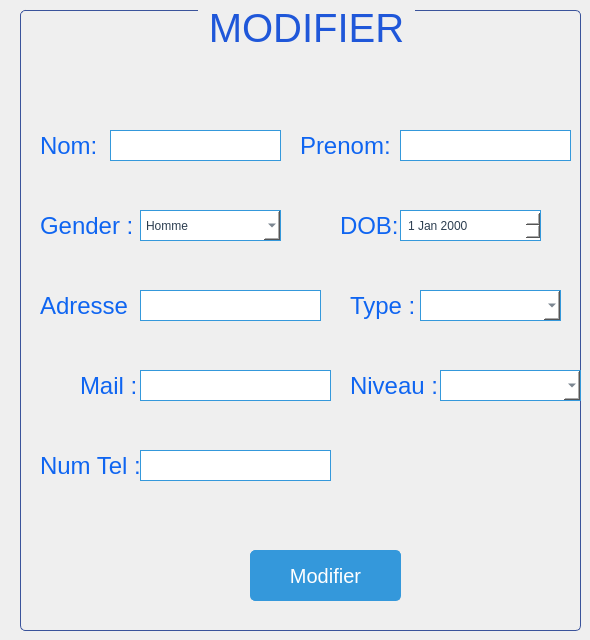
            <widget class="QWidget" name="page_35">
             <widget class="QGroupBox" name="groupBox_25">
              <property name="geometry">
               <rect>
                <x>20</x>
                <y>0</y>
                <width>561</width>
                <height>631</height>
               </rect>
              </property>
              <property name="styleSheet">
               <string notr="true">QGroupBox {
    border: 1px solid #3a539b; /* Darker blue */
    border-radius: 5px;
    margin-top: 10px;
	font-size:40px;
}

QGroupBox::title {
    subcontrol-origin: margin;
    subcontrol-position: top center;
    padding: 5px;
color: #1F57D9;
    font-weight: bold;
}

QLabel {
    color: #0F65F1; /* Medium blue */
    font-size: 24px; /* Larger font size */
    font-family: &quot;Candara&quot;, sans-serif; /* Different font family */
}

QComboBox {
    background-color: #ffffff; /* Light white background */
    border: 1px solid #3498db; /* Medium blue */
    padding: 5px;
    color: #2c3e50; /* Dark gray text */
    selection-background-color: #3498db; /* Medium blue */
}

QLineEdit {
    background-color: #ffffff; /* Light white background */
    border: 1px solid #3498db; /* Medium blue */
    padding: 5px;
    color: #2c3e50; /* Dark gray text */
}

QDateEdit {
    background-color: #ffffff; /* Light white background */
    border: 1px solid #3498db; /* Medium blue */
    padding: 5px;
    color: #2c3e50; /* Dark gray text */
}

QPushButton {
    background-color: #3498db; /* Medium blue */
    color: #ffffff; /* White text */
    border: 1px solid #3498db; /* Medium blue */
    padding: 12px 24px; /* Larger padding */
    border-radius: 5px;
    font-family: &quot;Cambria&quot;, serif; /* Different font family */
    font-size: 20px; /* Larger font size */
}

QPushButton:hover {
    background-color: #2980b9; /* Darker hover color */
    border: 1px solid #2980b9; /* Darker hover color */
}
</string>
              </property>
              <property name="title">
               <string>MODIFIER</string>
              </property>
              <widget class="QLineEdit" name="nom_cli_modif">
               <property name="geometry">
                <rect>
                 <x>90</x>
                 <y>130</y>
                 <width>171</width>
                 <height>31</height>
                </rect>
               </property>
              </widget>
              <widget class="QLineEdit" name="prenom_cli_modif">
               <property name="geometry">
                <rect>
                 <x>380</x>
                 <y>130</y>
                 <width>171</width>
                 <height>31</height>
                </rect>
               </property>
              </widget>
              <widget class="QLabel" name="label_141">
               <property name="geometry">
                <rect>
                 <x>20</x>
                 <y>130</y>
                 <width>71</width>
                 <height>31</height>
                </rect>
               </property>
               <property name="styleSheet">
                <string notr="true"/>
               </property>
               <property name="text">
                <string>Nom:</string>
               </property>
              </widget>
              <widget class="QLabel" name="label_142">
               <property name="geometry">
                <rect>
                 <x>280</x>
                 <y>130</y>
                 <width>91</width>
                 <height>31</height>
                </rect>
               </property>
               <property name="text">
                <string>Prenom:</string>
               </property>
              </widget>
              <widget class="QLineEdit" name="adresse_cli_modif">
               <property name="geometry">
                <rect>
                 <x>120</x>
                 <y>290</y>
                 <width>181</width>
                 <height>31</height>
                </rect>
               </property>
              </widget>
              <widget class="QLabel" name="label_143">
               <property name="geometry">
                <rect>
                 <x>20</x>
                 <y>290</y>
                 <width>91</width>
                 <height>31</height>
                </rect>
               </property>
               <property name="text">
                <string>Adresse :</string>
               </property>
              </widget>
              <widget class="QLabel" name="label_144">
               <property name="geometry">
                <rect>
                 <x>330</x>
                 <y>370</y>
                 <width>91</width>
                 <height>31</height>
                </rect>
               </property>
               <property name="text">
                <string>Niveau :</string>
               </property>
              </widget>
              <widget class="QDateEdit" name="dob_cli_modif">
               <property name="geometry">
                <rect>
                 <x>380</x>
                 <y>210</y>
                 <width>141</width>
                 <height>31</height>
                </rect>
               </property>
              </widget>
              <widget class="QLabel" name="label_145">
               <property name="geometry">
                <rect>
                 <x>320</x>
                 <y>210</y>
                 <width>61</width>
                 <height>31</height>
                </rect>
               </property>
               <property name="text">
                <string>DOB:</string>
               </property>
              </widget>
              <widget class="QComboBox" name="gender_cli_modif">
               <property name="geometry">
                <rect>
                 <x>120</x>
                 <y>210</y>
                 <width>141</width>
                 <height>31</height>
                </rect>
               </property>
               <item>
                <property name="text">
                 <string>Homme</string>
                </property>
               </item>
               <item>
                <property name="text">
                 <string>Femme</string>
                </property>
               </item>
              </widget>
              <widget class="QComboBox" name="type_cli_modif">
               <property name="geometry">
                <rect>
                 <x>400</x>
                 <y>290</y>
                 <width>141</width>
                 <height>31</height>
                </rect>
               </property>
              </widget>
              <widget class="QLabel" name="label_146">
               <property name="geometry">
                <rect>
                 <x>20</x>
                 <y>210</y>
                 <width>91</width>
                 <height>31</height>
                </rect>
               </property>
               <property name="text">
                <string>Gender :</string>
               </property>
              </widget>
              <widget class="QLabel" name="label_147">
               <property name="geometry">
                <rect>
                 <x>330</x>
                 <y>290</y>
                 <width>71</width>
                 <height>31</height>
                </rect>
               </property>
               <property name="text">
                <string>Type :</string>
               </property>
              </widget>
              <widget class="QLabel" name="label_149">
               <property name="geometry">
                <rect>
                 <x>20</x>
                 <y>450</y>
                 <width>101</width>
                 <height>31</height>
                </rect>
               </property>
               <property name="text">
                <string>Num Tel :</string>
               </property>
              </widget>
              <widget class="QLabel" name="label_150">
               <property name="geometry">
                <rect>
                 <x>60</x>
                 <y>370</y>
                 <width>61</width>
                 <height>31</height>
                </rect>
               </property>
               <property name="text">
                <string>Mail :</string>
               </property>
              </widget>
              <widget class="QLineEdit" name="mail_cli_modif">
               <property name="geometry">
                <rect>
                 <x>120</x>
                 <y>370</y>
                 <width>191</width>
                 <height>31</height>
                </rect>
               </property>
              </widget>
              <widget class="QPushButton" name="modif_cli">
               <property name="geometry">
                <rect>
                 <x>230</x>
                 <y>550</y>
                 <width>151</width>
                 <height>51</height>
                </rect>
               </property>
               <property name="text">
                <string>Modifier</string>
               </property>
              </widget>
              <widget class="QLineEdit" name="tel_cli_modif">
               <property name="geometry">
                <rect>
                 <x>120</x>
                 <y>450</y>
                 <width>191</width>
                 <height>31</height>
                </rect>
               </property>
              </widget>
              <widget class="QComboBox" name="niveau_cli_modif">
               <property name="geometry">
                <rect>
                 <x>420</x>
                 <y>370</y>
                 <width>141</width>
                 <height>31</height>
                </rect>
               </property>
              </widget>
              <widget class="QLineEdit" name="sjklsfjklj">
               <property name="geometry">
                <rect>
                 <x>300</x>
                 <y>90</y>
                 <width>0</width>
                 <height>0</height>
                </rect>
               </property>
               <property name="maximumSize">
                <size>
                 <width>16777215</width>
                 <height>16777215</height>
                </size>
               </property>
               <property name="maxLength">
                <number>100</number>
               </property>
              </widget>
              <widget class="QLineEdit" name="id_cli_modif">
               <property name="geometry">
                <rect>
                 <x>360</x>
                 <y>80</y>
                 <width>0</width>
                 <height>31</height>
                </rect>
               </property>
               <property name="maximumSize">
                <size>
                 <width>0</width>
                 <height>16777215</height>
                </size>
               </property>
              </widget>
             </widget>
            </widget>
